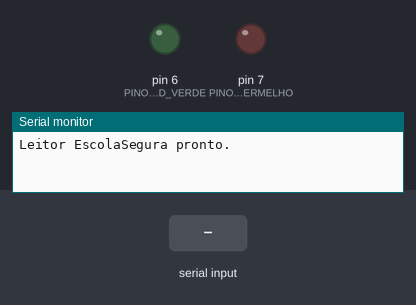
Simulated run of this sketch. Board: Arduino Uno, built with avr-gcc and run on an emulated ATmega328P. Shown: output pins drawn as LEDs (lit = HIGH), the last lines printed to the serial monitor. Inputs (shaded band) come from the test bench. EEPROM starts erased; the modem accepts every AT command (registered, SIM ready, sends succeed) and sends nothing else.

Above: at 1.2 s.
1.3 s: "ERROR\n" received over the second serial link
3.0 s: "CLOSED\n" received over the second serial link
At 3.6 s:
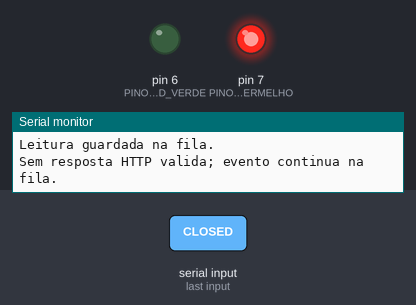
Timing chart, 0 to 6.0 s (numbered marks = the images above; inputs shaded):
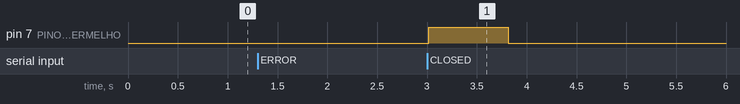

Measured:
- after the input at 3.0 s, pin 7 (PINO_LED_VERMELHO): LOW → HIGH at once, → LOW 0.80 s later

The sketch:

EscolaSegura.ino
```cpp
#include <EEPROM.h>
#include <SoftwareSerial.h>
#include <stdio.h>
#include <string.h>

// Configure estes valores antes de gravar o sketch no Arduino.
const char WIFI_SSID[] = "NOME_DA_REDE";
const char WIFI_SENHA[] = "SENHA_DA_REDE";
const char API_HOST[] = "escola-segura-flask-api.onrender.com";
const char DISPOSITIVO_ID[] = "UNO-01";

const uint8_t PINO_LED_VERDE = 6;
const uint8_t PINO_LED_VERMELHO = 7;
const uint32_t INTERVALO_REENVIO_MS = 15000;
const uint32_t TIMEOUT_WIFI_MS = 25000;
const uint32_t TIMEOUT_RESPOSTA_MS = 12000;
const uint16_t EEPROM_MAGIC = 0x5341;

// SoftwareSerial(recebe, transmite): ESP TX -> pino 2; ESP RX <- pino 3.
SoftwareSerial esp01(2, 3);
// GM77 TX -> pino 10; GM77 RX <- pino 11 (se o leitor precisar de entrada).
SoftwareSerial gm77(10, 11);

struct CabecalhoFila {
  uint16_t magic;
  uint8_t inicio;
  uint8_t quantidade;
  uint32_t proximaSequencia;
};

struct EventoPendente {
  uint32_t sequencia;
  uint8_t tamanhoCodigo;
  char codigo[65];
};

CabecalhoFila fila;
char codigoLido[65];
uint8_t tamanhoCodigoLido = 0;
uint32_t ultimaLeituraSerialMs = 0;
uint32_t ultimaTentativaMs = 0;

uint8_t capacidadeFila() {
  return (EEPROM.length() - sizeof(CabecalhoFila)) / sizeof(EventoPendente);
}

int enderecoEvento(uint8_t posicao) {
  return sizeof(CabecalhoFila) + posicao * sizeof(EventoPendente);
}

void salvarCabecalho() {
  EEPROM.put(0, fila);
}

void inicializarFila() {
  EEPROM.get(0, fila);
  if (fila.magic != EEPROM_MAGIC || fila.inicio >= capacidadeFila() ||
      fila.quantidade > capacidadeFila() || fila.proximaSequencia == 0) {
    fila.magic = EEPROM_MAGIC;
    fila.inicio = 0;
    fila.quantidade = 0;
    fila.proximaSequencia = 1;
    salvarCabecalho();
  }
}

void indicarResultado(bool liberado) {
  digitalWrite(PINO_LED_VERDE, liberado ? HIGH : LOW);
  digitalWrite(PINO_LED_VERMELHO, liberado ? LOW : HIGH);
  delay(800);
  digitalWrite(PINO_LED_VERDE, LOW);
  digitalWrite(PINO_LED_VERMELHO, LOW);
}

bool adicionarNaFila(const char *codigo, uint8_t tamanho) {
  if (tamanho == 0 || tamanho > 64 || fila.quantidade >= capacidadeFila()) {
    Serial.println(F("Fila EEPROM cheia ou codigo invalido."));
    indicarResultado(false);
    return false;
  }

  uint8_t posicao = (fila.inicio + fila.quantidade) % capacidadeFila();
  EventoPendente evento;
  evento.sequencia = fila.proximaSequencia;
  evento.tamanhoCodigo = tamanho;
  memset(evento.codigo, 0, sizeof(evento.codigo));
  memcpy(evento.codigo, codigo, tamanho);
  EEPROM.put(enderecoEvento(posicao), evento);

  fila.proximaSequencia++;
  if (fila.proximaSequencia == 0) fila.proximaSequencia = 1;
  fila.quantidade++;
  salvarCabecalho();
  Serial.println(F("Leitura guardada na fila."));
  return true;
}

bool lerEventoAtual(EventoPendente &evento) {
  if (fila.quantidade == 0) return false;
  EEPROM.get(enderecoEvento(fila.inicio), evento);
  return evento.tamanhoCodigo > 0 && evento.tamanhoCodigo <= 64;
}

void removerDaFila() {
  if (fila.quantidade == 0) return;
  fila.inicio = (fila.inicio + 1) % capacidadeFila();
  fila.quantidade--;
  salvarCabecalho();
}

bool esperarRespostaAT(const char *marcador, uint32_t timeoutMs,
                       char *captura, size_t capacidade) {
  size_t tamanho = 0;
  uint32_t inicio = millis();
  captura[0] = '\0';

  while (millis() - inicio < timeoutMs) {
    while (esp01.available()) {
      char caractere = (char)esp01.read();
      if (tamanho + 1 < capacidade) {
        captura[tamanho++] = caractere;
        captura[tamanho] = '\0';
      }
      if (strstr(captura, marcador)) return true;
      if (strstr(captura, "ERROR") || strstr(captura, "FAIL")) return false;
    }
  }
  return strstr(captura, marcador) != nullptr;
}

bool enviarComandoAT(const char *comando, const char *marcador,
                     uint32_t timeoutMs, char *captura, size_t capacidade) {
  while (esp01.available()) esp01.read();
  esp01.print(comando);
  esp01.print("\r\n");
  return esperarRespostaAT(marcador, timeoutMs, captura, capacidade);
}

bool conectarWiFi() {
  char resposta[180];
  esp01.listen();

  enviarComandoAT("AT", "OK", 2000, resposta, sizeof(resposta));
  if (enviarComandoAT("AT+CWSTATE?", "OK", 2000, resposta, sizeof(resposta)) &&
      strstr(resposta, "CWSTATE:2")) {
    return true;
  }

  enviarComandoAT("AT+CWMODE=1", "OK", 3000, resposta, sizeof(resposta));
  char comando[180];
  snprintf(comando, sizeof(comando), "AT+CWJAP=\"%s\",\"%s\"",
           WIFI_SSID, WIFI_SENHA);
  if (!enviarComandoAT(comando, "OK", TIMEOUT_WIFI_MS,
                       resposta, sizeof(resposta))) {
    Serial.println(F("Falha ao conectar ao Wi-Fi."));
    return false;
  }
  return true;
}

enum ResultadoEnvio {
  ENVIO_FALHOU,
  ACESSO_NEGADO,
  ACESSO_LIBERADO
};

ResultadoEnvio enviarEvento(const EventoPendente &evento) {
  if (!conectarWiFi()) return ENVIO_FALHOU;

  char identificador[32];
  snprintf(identificador, sizeof(identificador), "%s-%08lX",
           DISPOSITIVO_ID, (unsigned long)evento.sequencia);

  // Os códigos QR deste sistema são tokens hexadecimais, seguros na URL.
  char requisicao[360];
  int tamanho = snprintf(
      requisicao, sizeof(requisicao),
      "GET /api/acesso?codigo=%s&evento_id=%s HTTP/1.1\r\n"
      "Host: %s\r\n"
      "Accept: application/json\r\n"
      "Connection: close\r\n\r\n",
      evento.codigo, identificador, API_HOST);
  if (tamanho <= 0 || tamanho >= (int)sizeof(requisicao)) {
    return ENVIO_FALHOU;
  }

  char comando[150];
  char respostaAT[220];
  snprintf(comando, sizeof(comando), "AT+CIPSTART=\"SSL\",\"%s\",443", API_HOST);
  if (!enviarComandoAT(comando, "CONNECT", 20000,
                       respostaAT, sizeof(respostaAT))) {
    Serial.println(F("Falha ao abrir conexao TLS com a API."));
    return ENVIO_FALHOU;
  }

  snprintf(comando, sizeof(comando), "AT+CIPSEND=%d", tamanho);
  if (!enviarComandoAT(comando, ">", 5000, respostaAT, sizeof(respostaAT))) {
    enviarComandoAT("AT+CIPCLOSE", "OK", 2000, respostaAT, sizeof(respostaAT));
    return ENVIO_FALHOU;
  }

  esp01.print(requisicao);
  char respostaHttp[700];
  size_t usados = 0;
  uint32_t inicio = millis();
  respostaHttp[0] = '\0';
  bool conexaoFechada = false;
  while (millis() - inicio < TIMEOUT_RESPOSTA_MS && !conexaoFechada) {
    while (esp01.available()) {
      char caractere = (char)esp01.read();
      if (usados + 1 < sizeof(respostaHttp)) {
        respostaHttp[usados++] = caractere;
        respostaHttp[usados] = '\0';
      }
      if (strstr(respostaHttp, "CLOSED")) {
        conexaoFechada = true;
        break;
      }
    }
  }
  enviarComandoAT("AT+CIPCLOSE", "OK", 2000, respostaAT, sizeof(respostaAT));

  if (!strstr(respostaHttp, "HTTP/1.1 200") &&
      !strstr(respostaHttp, "HTTP/1.0 200")) {
    Serial.println(F("Sem resposta HTTP valida; evento continua na fila."));
    return ENVIO_FALHOU;
  }
  if (strstr(respostaHttp, "\"liberado\":true")) return ACESSO_LIBERADO;
  if (strstr(respostaHttp, "\"liberado\":false")) return ACESSO_NEGADO;
  return ENVIO_FALHOU;
}

void lerLeitor() {
  gm77.listen();
  while (gm77.available()) {
    char caractere = (char)gm77.read();
    ultimaLeituraSerialMs = millis();
    if (caractere == '\r' || caractere == '\n') {
      if (tamanhoCodigoLido > 0) {
        codigoLido[tamanhoCodigoLido] = '\0';
        adicionarNaFila(codigoLido, tamanhoCodigoLido);
        tamanhoCodigoLido = 0;
      }
    } else if (caractere >= 32 && caractere <= 126) {
      if (tamanhoCodigoLido < 64) {
        codigoLido[tamanhoCodigoLido++] = caractere;
      } else {
        Serial.println(F("Codigo lido excede 64 caracteres."));
        tamanhoCodigoLido = 0;
        indicarResultado(false);
      }
    }
  }

  // Alguns leitores enviam o código sem CR/LF: finalize após a pausa serial.
  if (tamanhoCodigoLido > 0 && millis() - ultimaLeituraSerialMs > 120) {
    codigoLido[tamanhoCodigoLido] = '\0';
    adicionarNaFila(codigoLido, tamanhoCodigoLido);
    tamanhoCodigoLido = 0;
  }
}

void processarFila() {
  if (fila.quantidade == 0 ||
      millis() - ultimaTentativaMs < INTERVALO_REENVIO_MS) return;
  ultimaTentativaMs = millis();

  EventoPendente evento;
  if (!lerEventoAtual(evento)) {
    Serial.println(F("Evento EEPROM invalido; removendo item corrompido."));
    removerDaFila();
    indicarResultado(false);
    return;
  }

  ResultadoEnvio resultado = enviarEvento(evento);
  if (resultado == ENVIO_FALHOU) {
    indicarResultado(false);
    return;
  }

  // Resposta recebida: libera o próximo item. O evento_id evita duplicidade
  // caso a API tenha gravado o registro e a conexão caia antes da resposta.
  removerDaFila();
  indicarResultado(resultado == ACESSO_LIBERADO);
}

void setup() {
  pinMode(PINO_LED_VERDE, OUTPUT);
  pinMode(PINO_LED_VERMELHO, OUTPUT);
  digitalWrite(PINO_LED_VERDE, LOW);
  digitalWrite(PINO_LED_VERMELHO, LOW);
  Serial.begin(9600);
  esp01.begin(9600);
  gm77.begin(9600);
  inicializarFila();
  ultimaTentativaMs = millis() - INTERVALO_REENVIO_MS;
  Serial.println(F("Leitor EscolaSegura pronto."));
}

void loop() {
  lerLeitor();
  processarFila();
}
```
